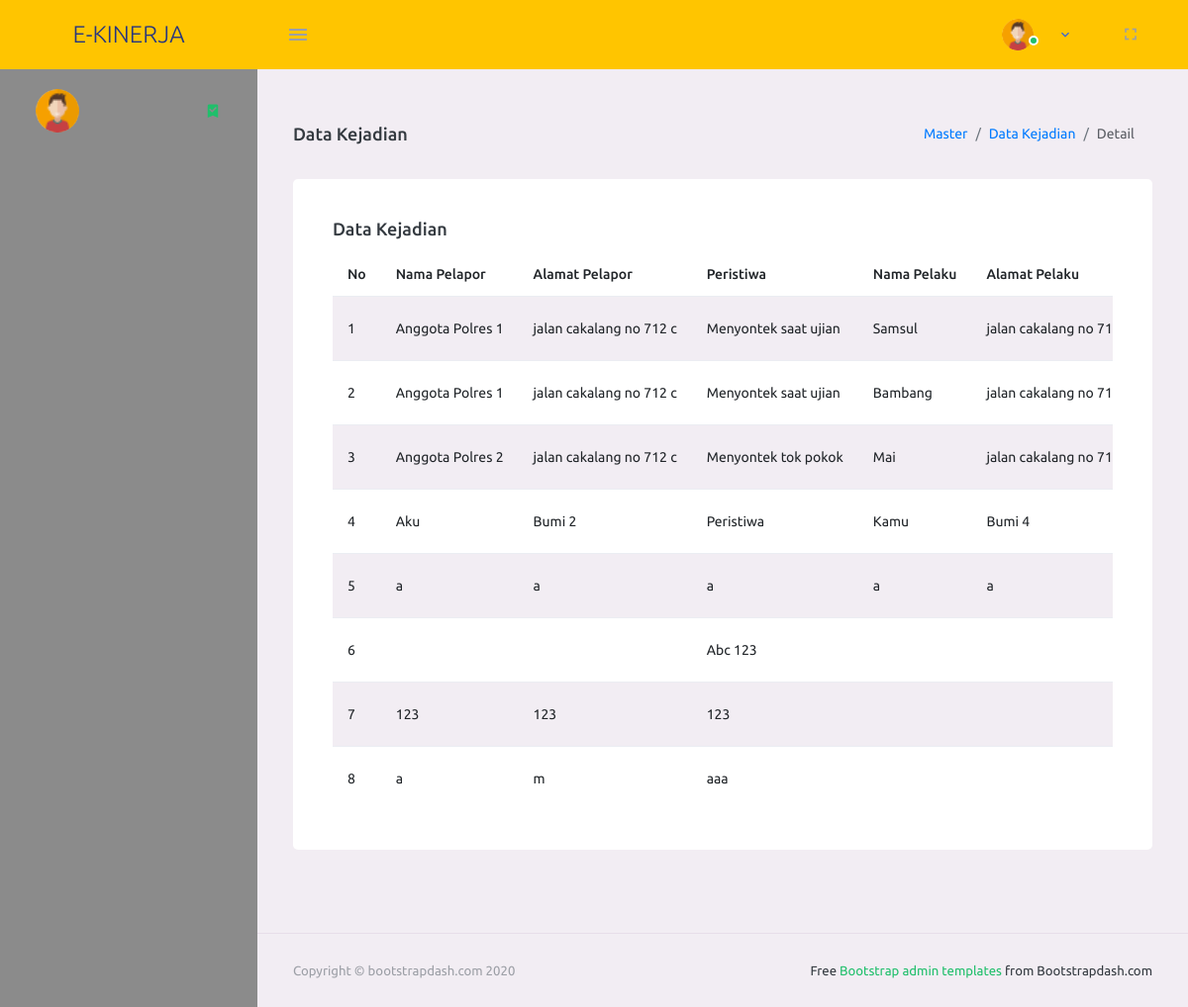
Page /DataKejadian/detail/1111 on the committed database.
### tables this page shows
CREATE TABLE `kejadian` (
  `ID_KEJADIAN` int(11) NOT NULL,
  `NIP_PENCATAT` varchar(20) DEFAULT NULL,
  `NIP_VALIDATOR` varchar(20) DEFAULT NULL,
  `NAMA_PELAPOR` varchar(100) DEFAULT NULL,
  `TEMPAT_LAHIR_PELAPOR` varchar(50) DEFAULT NULL,
  `TANGGAL_LAHIR_PELAPOR` date DEFAULT NULL,
  `ALAMAT_PELAPOR` varchar(150) DEFAULT NULL,
  `JENIS_KELAMIN_PELAPOR` varchar(100) DEFAULT NULL,
  `PERISTIWA` varchar(500) DEFAULT NULL,
  `NAMA_PELAKU` varchar(100) DEFAULT '-',
  `TEMPAT_LAHIR_PELAKU` varchar(50) DEFAULT '-',
  `TANGGAL_LAHIR_PELAKU` date DEFAULT NULL,
  `ALAMAT_PELAKU` varchar(150) DEFAULT '-',
  `JENIS_KELAMIN_PELAKU` varchar(100) DEFAULT '-',
  `NAMA_KORBAN` varchar(100) DEFAULT '-',
  `TEMPAT_LAHIR_KORBAN` varchar(50) DEFAULT '-',
  `TANGGAL_LAHIR_KORBAN` date DEFAULT NULL,
  `ALAMAT_KORBAN` varchar(150) DEFAULT '-',
  `JENIS_KELAMIN_KORBAN` varchar(100) DEFAULT '-',
  `NAMA_SAKSI` varchar(100) NOT NULL DEFAULT '-',
  `TEMPAT_LAHIR_SAKSI` varchar(50) NOT NULL DEFAULT '-',
  `TANGGAL_LAHIR_SAKSI` date DEFAULT NULL,
  `ALAMAT_SAKSI` varchar(150) NOT NULL DEFAULT '-',
  `JENIS_KELAMIN_SAKSI` varchar(100) NOT NULL DEFAULT '-',
  `KETERANGAN_KEJADIAN` varchar(500) DEFAULT NULL,
  `KATEGORI_KEJADIAN` varchar(100) DEFAULT NULL,
  `TEMPAT_KEJADIAN` varchar(150) NOT NULL DEFAULT '-',
  `BUKTI` varchar(500) NOT NULL,
  `TANGGAL_KEJADIAN` date NOT NULL,
  `WAKTU_KEJADIAN` time NOT NULL,
  `TANGGAL_INPUT_DATA` timestamp NOT NULL DEFAULT current_timestamp() ON UPDATE current_timestamp(),
  `STATUS_KEJADIAN` varchar(255) DEFAULT 'Belum Tervalidasi',
  `TANGGAL_VALIDASI` timestamp NULL DEFAULT NULL,
  `CATATAN` varchar(255) DEFAULT NULL
);

### application/controllers/DataKejadian.php (called while the page is built, shortened)
<?php
class DataKejadian extends CI_Controller {
    public function __construct(){
        $this->load->model('m_anggota');
        $this->load->model('m_model');
        $this->load->library(array('upload'));
    }
    public function detail($nip){
        $data['content']            = 'data_kejadian/all-kejadian-polsek-detail';
        $data['title']              = 'Data Kejadian';
        $data['kejadian']           = $this->m_model->get_data_where('kejadian', array('NIP_PENCATAT' => $nip));
        $this->load->view('template/template', $data);
    }
}

### index.php (called while the page is built, shortened)
<?php
require_once BASEPATH.'core/CodeIgniter.php';

### application/models/M_model.php (called while the page is built, shortened)
<?php
class M_model extends CI_Model {
    public function get_data_where($table_name, $condition){
        return $this->db->get_where($table_name, $condition)->result();
    }
}

### application/views/data_kejadian/all-kejadian-polsek-detail.php (the view, shortened to what this page needs)
<div class="page-header">
    <h3 class="page-title"> <?= $title ?> </h3>
    <nav aria-label="breadcrumb">
    <ol class="breadcrumb">
        <li class="breadcrumb-item"><a href="#">Master</a></li>
        <li class="breadcrumb-item"><a href="<?= base_url('DataKejadian/polsek')?>">Data Kejadian</a></li>
        <li class="breadcrumb-item active" aria-current="page">Detail</li>
    </ol>
    </nav>
</div>
<div class="row">
    <div class="col-lg-12 grid-margin stretch-card">
    <div class="card">
        <div class="card-body">
        <div class="float-left">
            <h4 class="card-title">Data Kejadian</h4>
        </div>
        <table class="table table-striped table-responsive">
            <thead>
            <tr>
                <th> No </th>
                <th> Nama Pelapor </th>
                <th> Alamat Pelapor </th>
                <th> Peristiwa </th>
                <th> Nama Pelaku </th>
                <th> Alamat Pelaku </th>
            </tr>
            </thead>
            <tbody>
                <?php $no = 1; foreach($kejadian as $data){ ?>
                <tr>
                    <td><?= $no++?></td>
                    <td><?= $data->NAMA_PELAPOR?></td>
                    <td><?= $data->ALAMAT_PELAPOR?></td>
                    <td><?= $data->PERISTIWA?></td>
                    <td><?= $data->NAMA_PELAKU?></td>
                    <td><?= $data->ALAMAT_PELAKU?></td>
                </tr>
                <?php }?>
            </tbody>
        </table>
        </div>
    </div>
    </div>
</div>

### rows in the picture
kejadian: NAMA_PELAPOR "Anggota Polres 1", ALAMAT_PELAPOR "jalan cakalang no 712 c", PERISTIWA "Menyontek saat ujian", NAMA_PELAKU "Samsul", ALAMAT_PELAKU "jalan cakalang no…"
kejadian: NAMA_PELAPOR "Anggota Polres 1", ALAMAT_PELAPOR "jalan cakalang no 712 c", PERISTIWA "Menyontek saat ujian", NAMA_PELAKU "Bambang", ALAMAT_PELAKU "jalan cakalang no…"
kejadian: NAMA_PELAPOR "Anggota Polres 2", ALAMAT_PELAPOR "jalan cakalang no 712 c", PERISTIWA "Menyontek tok pokok", NAMA_PELAKU "Mai", ALAMAT_PELAKU "jalan cakalang no…"
kejadian: NAMA_PELAPOR "Aku", ALAMAT_PELAPOR "Bumi 2", PERISTIWA "Peristiwa", NAMA_PELAKU "Kamu", ALAMAT_PELAKU "Bumi 4"
kejadian: NAMA_PELAPOR "a", ALAMAT_PELAPOR "a", PERISTIWA "a", NAMA_PELAKU "a", ALAMAT_PELAKU "a"
kejadian: PERISTIWA "Abc 123"
kejadian: NAMA_PELAPOR "123", ALAMAT_PELAPOR "123", PERISTIWA "123"
kejadian: NAMA_PELAPOR "a", ALAMAT_PELAPOR "m", PERISTIWA "aaa"

### other values in the picture
$title "Data Kejadian"
